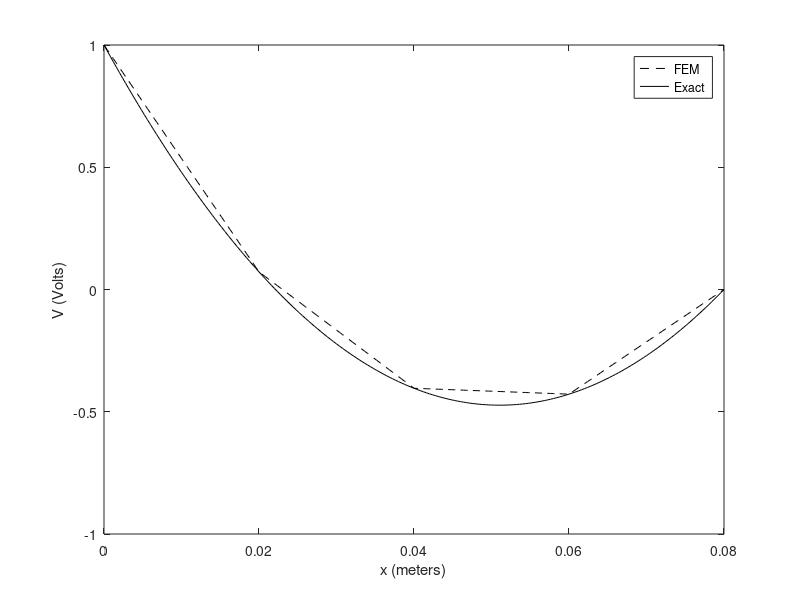
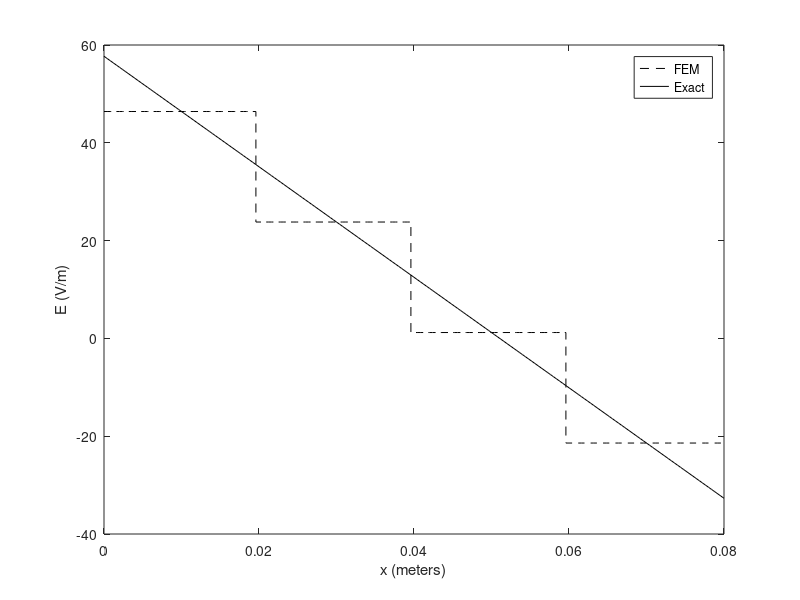

Reproduce these figures in MATLAB, in order.
%%%%%%%%%%%%%%%%%%%%%%%%%%%%%%%%%%%%%%%%%%%%%%%%%%%%%%%%%%%%%%%%%%%%%%%%%%%%%%%%
%
% NAME OF FILE: FEM1DL.m
%
% PURPOSE: This Matlab code solves a one-dimensional boundary-value problem
% using the finite element method. The boundary-value problem at hand is
% defined by the Poisson's equation in a simple medium (isotropic, linear,
% and homogeneous) characterized by a uniform electron charge density rhov=-rho0. 
% The finite element method is based on sub-dividing the one-dimensional domain 
% into Ne linear elements of equal length. Two Dirichlet boundary conditions are 
% applied: V=Va at the leftmost node of the domain, and V=Vb at the rightmost 
% node of the domain. The length of the domain is denoted by L. The user has 
% the freedom to modify any of the defined input variables including charge 
% density (rho0), domain length (L), boundary conditions (Va & Vb), dielectric 
% constant (epsr), and number of elements (Ne).
%
% All quantities are expressed in the SI system of units.
%
% The Primary Unknown Quantity is the Electric Potential.
% The Secondary Unknown Quantity is the Electric Field.
%
% Written by Anastasis Polycarpou (Last updated: 8/12/2005)
%%%%%%%%%%%%%%%%%%%%%%%%%%%%%%%%%%%%%%%%%%%%%%%%%%%%%%%%%%%%%%%%%%%%%%%%%%%%%%%%%%
clear % Clear all variables
%
% Define the Input Variables
% ==========================
L=8*10^-2; % Length of the domain
rho0=1*10^-8; % Charge density
epsr=1.0; % Dielectric constant of the domain
Va=1; % Boundary condition at the leftmost node
Vb=0; % Boundary condition at the rightmost node
Ne=4; % Number of linear elements
% ==========================
eps=epsr*8.85*10^-12;
Nn=Ne+1;
for i=1:Ne
    elmconn(i,1)=i;
    elmconn(i,2)=i+1;
end
le=L/Ne;
Ke(1,1)=eps/le;
Ke(1,2)=-eps/le;
Ke(2,1)=-eps/le;
Ke(2,2)=eps/le;
fe=-le*rho0/2*([1;1]);
K=zeros(Nn);
f=zeros(Nn,1);
for e=1:Ne
    for i=1:2
        for j=1:2
            K(elmconn(e,i),elmconn(e,j))=K(elmconn(e,i),elmconn(e,j))+Ke(i,j);
        end
        f(elmconn(e,i))=f(elmconn(e,i))+fe(i);
    end
end
for i=2:Nn
    f(i)=f(i)-K(i,1)*Va;
end
K(:,1)=0;
K(1,:)=0;
K(1,1)=1;
f(1)=Va;

for i=2:Nn-1
    f(i)=f(i)-K(i,Nn)*Vb;
end
K(:,Nn)=0;
K(Nn,:)=0;
K(Nn,Nn)=1;
f(Nn)=Vb;

V=K\f;

for e=1:Ne
    x(e,1)=(e-1)*le;
    x(e,2)=e*le;
end

Npoints=50;
dx=le/(Npoints);
for e=1:Ne
    for i=1:Npoints
        idx=(e-1)*Npoints+i;
        xeval(idx)=(idx-1)*dx;
        xeval2(idx+e-1)=(idx-1)*dx;
        Veval(idx)=V(e)*(x(e,2)-xeval(idx))/le+V(e+1)*(xeval(idx)-x(e,1))/le;
        Eeval(idx+e-1)=(V(e)-V(e+1))/le;
    end
    if e < Ne
        xeval2(idx+e)=xeval2(idx+e-1);
        Eeval(idx+e)=(V(e+1)-V(e+2))/le;
    end
end
xeval(idx+1)=idx*dx;
xeval2(idx+e)=idx*dx;
Veval(idx+1)=V(Ne+1);
Eeval(idx+e)=Eeval(idx+e-1);
plot(xeval,Veval,'k--'); % Plot the Electric potential obtained from the finite element method
%
% Exact Analytical Solution
% =========================
hold
for i=1:Ne*Npoints+1
    Vexact(i)=rho0/(2*eps)*xeval(i)^2+((Vb-Va)/L-rho0*L/(2*eps))*xeval(i)+Va;
    Eexact(i)=rho0*(L-2*xeval(i))/(2*eps)+(Va-Vb)/L;
end
plot(xeval,Vexact,'k-'); % Plot the Electric potential obtained from the exact analytical solution
xlabel('x (meters)');
ylabel('V (Volts)');
legend('FEM','Exact');
%
% Error Analysis (Using the area bounded between the two curves per element)
% =========================================================================
PercentError=0.0;
Aextot=0.0;
Diff=0.0;
for e=1:Ne
    Aexact=rho0/(6*eps)*(x(e,2)^3-x(e,1)^3)-0.5*(rho0*L/(2*eps)+Va/L)*(x(e,2)^2-x(e,1)^2)+Va*(x(e,2)-x(e,1));
    Aextot=Aextot+Aexact;
    Afe=le/2*(V(e)+V(e+1));
    Diff=Diff+abs(Aexact-Afe);
end
Aextot=abs(Aextot);
PercentError=Diff/Aextot*100
%
% Error Analysis (Using the L2-Norm Definition)
% ============================================
L2Error=0.0;
for e=1:Ne
    f1=rho0^2*(x(e,2)^5-x(e,1)^5)/(20*eps^2);
    f2=(V(e)/le-rho0*L/(2*eps)-Va/L-V(e+1)/le)*rho0/(4*eps)*(x(e,2)^4-x(e,1)^4);
    f3=(1/3)*((V(e+1)*x(e,1)/(eps*le)+Va/eps-V(e)*x(e,2)/(eps*le))*rho0+(V(e)/le-rho0*L/(2*eps)-Va/L-V(e+1)/le)^2)*(x(e,2)^3-x(e,1)^3);
    f4=(V(e+1)*x(e,1)/le+Va-V(e)*x(e,2)/le)*(V(e)/le-rho0*L/(2*eps)-Va/L-V(e+1)/le)*(x(e,2)^2-x(e,1)^2);
    f5=(V(e+1)*x(e,1)/le+Va-V(e)*x(e,2)/le)^2*(x(e,2)-x(e,1));
    L2Error=L2Error+(f1+f2+f3+f4+f5);
end
L2Error=sqrt(L2Error)


figure(2);
plot(xeval2,Eeval,'k--'); % Plot the Electric field obtained from the finite element method
hold
plot(xeval,Eexact,'k-'); % Plot the Electric field obtained from the exact analytical solution
xlabel('x (meters)');
ylabel('E (V/m)');
legend('FEM','Exact');


